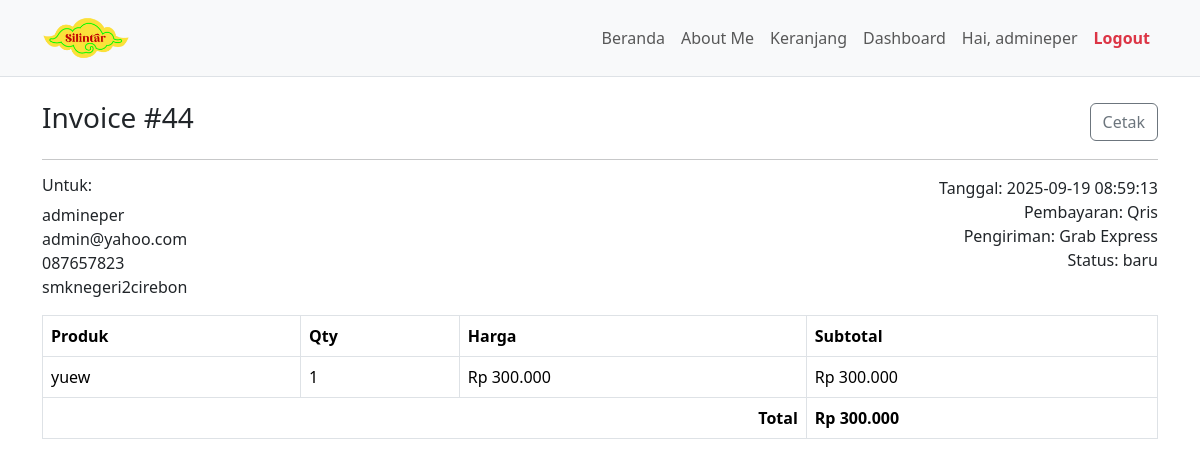
/umkm_2/public/invoice.php?id=44 (signed in), run on the app's committed database.
### tables this page shows
CREATE TABLE `tb_transaksi` (
  `id_transaksi` int NOT NULL,
  `id_pelanggan` int NOT NULL,
  `tanggal` datetime NOT NULL DEFAULT CURRENT_TIMESTAMP,
  `total_harga` int NOT NULL,
  `metode_bayar` varchar(100) DEFAULT NULL,
  `metode_kirim` varchar(100) DEFAULT NULL,
  `alamat_kirim` varchar(255) DEFAULT NULL,
  `status` varchar(50) DEFAULT 'baru'
);

CREATE TABLE `tb_user` (
  `id` int NOT NULL,
  `nama` varchar(255) NOT NULL,
  `email` varchar(255) NOT NULL,
  `username` varchar(255) NOT NULL,
  `password` varchar(255) NOT NULL,
  `hp` varchar(255) DEFAULT NULL,
  `alamat` varchar(255) DEFAULT NULL,
  `role` enum('admin','pelanggan') NOT NULL DEFAULT 'pelanggan'
);

CREATE TABLE `tb_detail` (
  `id_detail` int NOT NULL,
  `id_transaksi` int NOT NULL,
  `id_produk` int NOT NULL,
  `jumlah` int NOT NULL,
  `harga_satuan` int NOT NULL,
  `subtotal` int NOT NULL
);

CREATE TABLE `tb_produk` (
  `id` int NOT NULL,
  `nama` varchar(255) NOT NULL,
  `harga` int NOT NULL,
  `stok` int NOT NULL DEFAULT '0',
  `foto` varchar(255) DEFAULT NULL,
  `deskripsi` text,
  `id_kategori` int DEFAULT NULL
);

### umkm_2/public/config.php (called while the page is built, shortened)
<?php
function e($str){ return htmlspecialchars($str, ENT_QUOTES, 'UTF-8'); }
?>

### umkm_2/public/invoice.php (the view, shortened to what this page needs)
<?php require 'config.php';
$id = (int)($_GET['id'] ?? 0);
$stmt = $conn->prepare("SELECT t.*, u.nama, u.email, u.hp, u.alamat FROM tb_transaksi t JOIN tb_user u ON t.id_pelanggan=u.id WHERE t.id_transaksi=?");
$stmt->bind_param("i",$id);
$stmt->execute();
$trx = $stmt->get_result()->fetch_assoc();
$det = $conn->prepare("SELECT d.*, p.nama FROM tb_detail d JOIN tb_produk p ON d.id_produk=p.id WHERE d.id_transaksi=?");
$det->bind_param("i",$id);
$det->execute();
$items = $det->get_result()->fetch_all(MYSQLI_ASSOC);
?>
<!doctype html><html lang="id"><head>
<link href="https://cdn.jsdelivr.net/npm/bootstrap@5.3.2/dist/css/bootstrap.min.css" rel="stylesheet">
</head>
<body class="bg-white">
  <?php include '_navbar.php'; ?>
<div class="container my-4">
  <div class="d-flex justify-content-between align-items-center">
    <h3>Invoice #<?=$id?></h3>
    <button class="btn btn-outline-secondary" onclick="window.print()">Cetak</button>
  </div>
  <hr>
  <div class="row">
    <div class="col-md-6">
      <h6>Untuk:</h6>
      <div><?=e($trx['nama'])?><br><?=e($trx['email'])?><br><?=e($trx['hp'])?><br><?=e($trx['alamat_kirim'] ?: $trx['alamat'])?></div>
    </div>
    <div class="col-md-6 text-md-end">
      <div>Tanggal: <?= e($trx['tanggal']) ?></div>
      <div>Pembayaran: <?= e($trx['metode_bayar']) ?></div>
      <div>Pengiriman: <?= e($trx['metode_kirim']) ?></div>
      <div>Status: <?= e($trx['status']) ?></div>
    </div>
  </div>
  <div class="table-responsive my-3">
    <table class="table table-bordered">
      <thead><tr><th>Produk</th><th>Qty</th><th>Harga</th><th>Subtotal</th></tr></thead>
      <tbody>
        <?php foreach($items as $it): ?>
          <tr>
            <td><?=e($it['nama'])?></td>
            <td><?=$it['jumlah']?></td>
            <td>Rp <?=number_format($it['harga_satuan'],0,',','.')?></td>
            <td>Rp <?=number_format($it['subtotal'],0,',','.')?></td>
          </tr>
        <?php endforeach; ?>
      </tbody>
      <tfoot>
        <tr><th colspan="3" class="text-end">Total</th><th>Rp <?=number_format($trx['total_harga'],0,',','.')?></th></tr>
      </tfoot>
    </table>
  </div>
</div>
</body>
</html>

### data on the page
tb_transaksi: id_pelanggan.nama "admineper", id_pelanggan.email "admin@yahoo.com", id_pelanggan.hp "087657823", alamat_kirim "smknegeri2cirebon", tanggal "2025-09-19 08:59:13", metode_bayar "Qris", metode_kirim "Grab Express", status "baru", total_harga "300.000"
tb_detail: id_produk.nama "yuew", jumlah "1", harga_satuan "300.000", subtotal "300.000"

### other printed values
$_SESSION['user']['nama'] "admineper"
$id "44"
